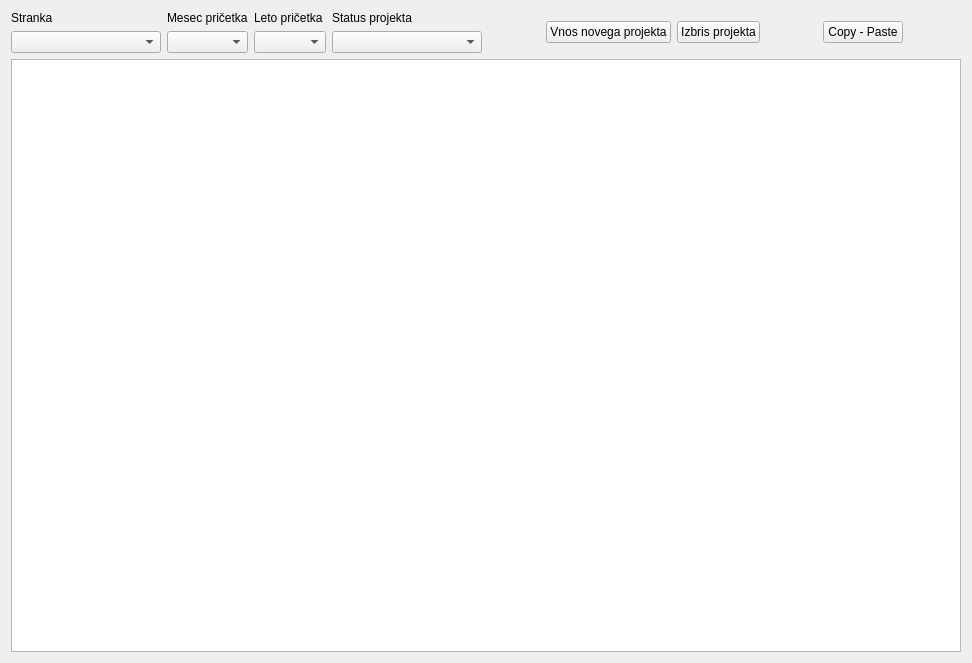
<?xml version="1.0" encoding="UTF-8"?>
<ui version="4.0">
 <class>wid_projekti</class>
 <widget class="QWidget" name="wid_projekti">
  <property name="windowModality">
   <enum>Qt::ApplicationModal</enum>
  </property>
  <property name="geometry">
   <rect>
    <x>0</x>
    <y>0</y>
    <width>972</width>
    <height>663</height>
   </rect>
  </property>
  <property name="windowTitle">
   <string>Form</string>
  </property>
  <layout class="QVBoxLayout" name="verticalLayout">
   <item>
    <layout class="QHBoxLayout" name="horizontalLayout">
     <item>
      <layout class="QGridLayout" name="gridLayout">
       <item row="0" column="1">
        <widget class="QLabel" name="label_2">
         <property name="text">
          <string>Mesec pričetka</string>
         </property>
        </widget>
       </item>
       <item row="0" column="2">
        <widget class="QLabel" name="label_3">
         <property name="text">
          <string>Leto pričetka</string>
         </property>
        </widget>
       </item>
       <item row="0" column="3">
        <widget class="QLabel" name="label_4">
         <property name="text">
          <string>Status projekta</string>
         </property>
        </widget>
       </item>
       <item row="0" column="0">
        <widget class="QLabel" name="label">
         <property name="text">
          <string>Stranka</string>
         </property>
        </widget>
       </item>
       <item row="1" column="0">
        <widget class="QComboBox" name="cb_stranka">
         <property name="minimumSize">
          <size>
           <width>150</width>
           <height>0</height>
          </size>
         </property>
        </widget>
       </item>
       <item row="1" column="1">
        <widget class="QComboBox" name="cb_mesec"/>
       </item>
       <item row="1" column="2">
        <widget class="QComboBox" name="cb_leto"/>
       </item>
       <item row="1" column="3">
        <widget class="QComboBox" name="cb_projekt">
         <property name="minimumSize">
          <size>
           <width>150</width>
           <height>0</height>
          </size>
         </property>
        </widget>
       </item>
      </layout>
     </item>
     <item>
      <spacer name="horizontalSpacer">
       <property name="orientation">
        <enum>Qt::Horizontal</enum>
       </property>
       <property name="sizeHint" stdset="0">
        <size>
         <width>40</width>
         <height>20</height>
        </size>
       </property>
      </spacer>
     </item>
     <item>
      <widget class="QPushButton" name="btn_nov">
       <property name="text">
        <string>Vnos novega projekta</string>
       </property>
      </widget>
     </item>
     <item>
      <widget class="QPushButton" name="btn_brisi">
       <property name="text">
        <string>Izbris projekta</string>
       </property>
      </widget>
     </item>
     <item>
      <spacer name="horizontalSpacer_3">
       <property name="orientation">
        <enum>Qt::Horizontal</enum>
       </property>
       <property name="sizeHint" stdset="0">
        <size>
         <width>40</width>
         <height>20</height>
        </size>
       </property>
      </spacer>
     </item>
     <item>
      <widget class="QPushButton" name="btn_kopiraj">
       <property name="text">
        <string>Copy - Paste</string>
       </property>
      </widget>
     </item>
     <item>
      <spacer name="horizontalSpacer_2">
       <property name="orientation">
        <enum>Qt::Horizontal</enum>
       </property>
       <property name="sizeHint" stdset="0">
        <size>
         <width>40</width>
         <height>20</height>
        </size>
       </property>
      </spacer>
     </item>
    </layout>
   </item>
   <item>
    <widget class="QTableWidget" name="tbl_projekti">
     <property name="editTriggers">
      <set>QAbstractItemView::NoEditTriggers</set>
     </property>
     <property name="alternatingRowColors">
      <bool>true</bool>
     </property>
     <property name="selectionMode">
      <enum>QAbstractItemView::SingleSelection</enum>
     </property>
     <property name="selectionBehavior">
      <enum>QAbstractItemView::SelectRows</enum>
     </property>
     <property name="sortingEnabled">
      <bool>true</bool>
     </property>
    </widget>
   </item>
  </layout>
 </widget>
 <tabstops>
  <tabstop>cb_stranka</tabstop>
  <tabstop>cb_mesec</tabstop>
  <tabstop>cb_leto</tabstop>
  <tabstop>cb_projekt</tabstop>
  <tabstop>btn_nov</tabstop>
  <tabstop>btn_brisi</tabstop>
  <tabstop>tbl_projekti</tabstop>
 </tabstops>
 <resources/>
 <connections/>
</ui>
